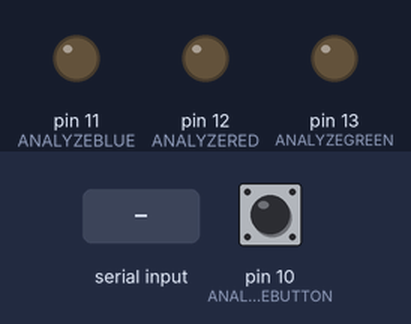
A sketch run on a simulated Arduino Uno, built with avr-gcc and run on an emulated ATmega328P. Parts: output pins drawn as LEDs (lit = HIGH). The inputs (shaded band) are chosen by the test bench; at power-on: pin 10 (ANALYZEBUTTON) HIGH. What the sketch prints to the serial monitor is not drawn.

Above: at 1.0 s.
1.1 s: "1" received over Serial
At 2.0 s:
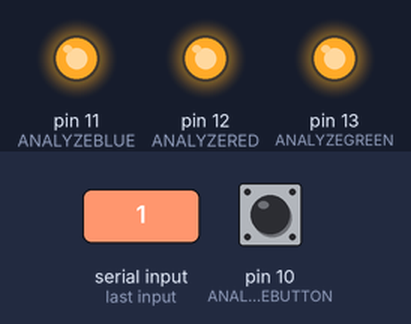
Timing chart, 0 to 4.1 s (numbered marks = the images above; inputs shaded):
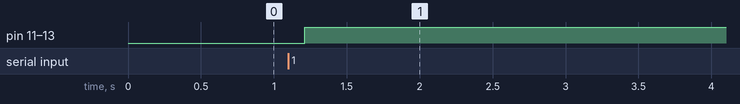

The sketch:

sketch_may20a.ino
```cpp
#define SLIDE A0
#define ANALYZEGREEN 13
#define ANALYZERED 12
#define ANALYZEBLUE 11
#define ANALYZEBUTTON 10

int slideVal = 0;
int inByte = 0;


void setup() {
  // put your setup code here, to run once:
      Serial.begin(9600);
    while(!Serial){
      delay(10);
    }
    pinMode(SLIDE, INPUT);
    pinMode(ANALYZEGREEN, OUTPUT);
    pinMode(ANALYZERED, OUTPUT);
    pinMode(ANALYZEBLUE, OUTPUT);
    pinMode(ANALYZEBUTTON, INPUT_PULLUP);

          establishContact();
}

void loop() {
  // put your main code here, to run repeatedly:
    delay(10);
    //slideVal = analogRead(SLIDE);
    //int bay = map(slideVal, 0, 1023, 0, 3);
    int buttonState = digitalRead(ANALYZEBUTTON);

    if (Serial.available() > 0){
      inByte = Serial.read();
    }

    if (buttonState == 0){
    if (inByte == 0){
      digitalWrite(ANALYZEGREEN, LOW);
      digitalWrite(ANALYZERED, HIGH);
      digitalWrite(ANALYZEBLUE, HIGH);
    }
    else if (inByte == 1){
      digitalWrite(ANALYZEGREEN, HIGH);
      digitalWrite(ANALYZERED, LOW);
      digitalWrite(ANALYZEBLUE, HIGH);
      }
     else if (inByte == 2){
       digitalWrite(ANALYZEGREEN, HIGH);
      digitalWrite(ANALYZERED, HIGH);
      digitalWrite(ANALYZEBLUE, LOW);
     }
     else {
      digitalWrite(ANALYZEGREEN, HIGH);
      digitalWrite(ANALYZERED, HIGH);
      digitalWrite(ANALYZEBLUE, HIGH);
     }
    }
    else {
      digitalWrite(ANALYZEGREEN, HIGH);
      digitalWrite(ANALYZERED, HIGH);
      digitalWrite(ANALYZEBLUE, HIGH);
    }
    //Serial.println(bay);
}

void establishContact(){

  while(Serial.available() <= 0){
    Serial.print('A');
    delay(300);
  }

}
```

Measured:
- after the input at 1.1 s, pin 11 (ANALYZEBLUE), pin 12 (ANALYZERED), pin 13 (ANALYZEGREEN): LOW → HIGH after 0.11 s
